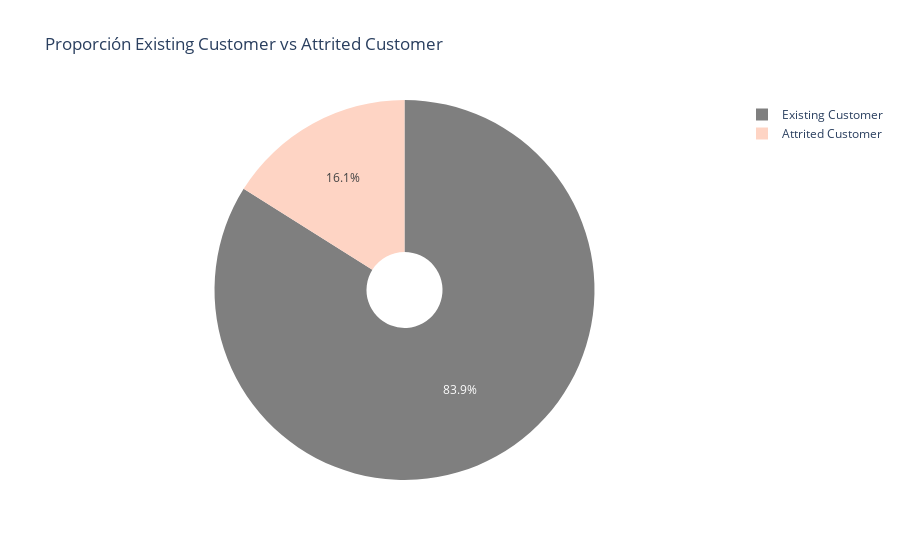
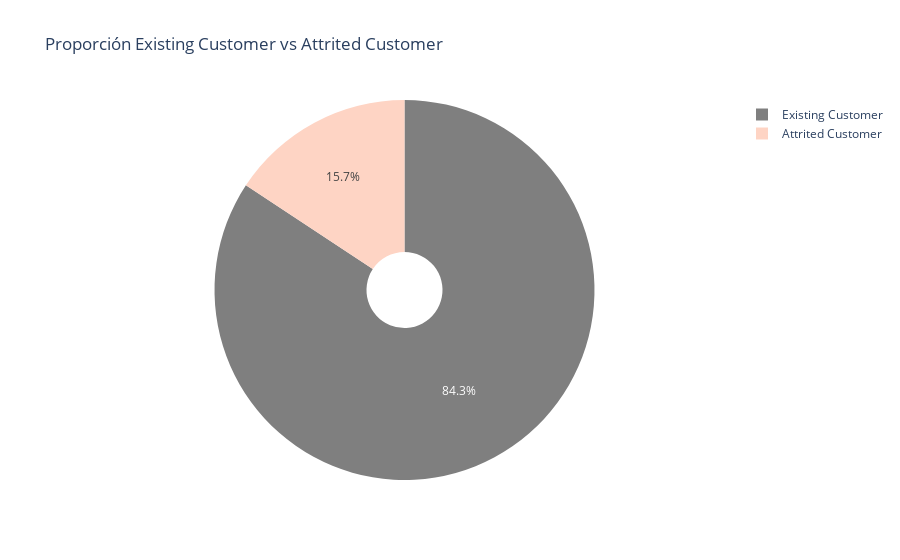

Notebook cell for these charts, in order:
### Markdown cell above
¿Qué pasa si borramos el total de datos nulos?

### Code cell
df_nonulo=df.dropna()

totales_con_nulos = df.Attrition_Flag.count()
print(f'Con nulos:\nTotales: {totales_con_nulos}')
print(f'{df.Attrition_Flag.value_counts()}\n')

fig = px.pie(df,names='Attrition_Flag',title='Proporción Existing Customer vs Attrited Customer',hole=0.2, color_discrete_sequence=['#7F7F7F','#FED4C4'])
fig.show()

totales_sin_nulos = df_nonulo.Attrition_Flag.count()
print(f'Sin nulos:\nTotales: {totales_sin_nulos}')
print(f'{df_nonulo.Attrition_Flag.value_counts()}\n')
print(f'Se pierde el {round(100*((totales_con_nulos - totales_sin_nulos) / totales_con_nulos) )} % de los datos de la variable target\n')

fig = px.pie(df_nonulo,names='Attrition_Flag',title='Proporción Existing Customer vs Attrited Customer',hole=0.2, color_discrete_sequence=['#7F7F7F','#FED4C4'])
fig.show()
#No se desbalancea tanto pero perdemos 600 datos target

### Figure 1 — Plotly figure (JSON) as saved in the notebook; plotly's stock layout.template omitted (floating-point values rounded to 4 significant figures; data arrays with more than 128 entries replaced by an {"elided": "..."} marker saying what was removed)
{"data": [{"domain": {"x": [0, 1], "y": [0, 1]}, "hole": 0.2, "hovertemplate": "Attrition_Flag=%{label}<extra></extra>", "labels": {"elided": "10127 str values"}, "legendgroup": "", "name": "", "showlegend": true, "type": "pie"}], "layout": {"autosize": true, "legend": {"tracegroupgap": 0}, "piecolorway": ["#7F7F7F", "#FED4C4"], "title": {"text": "Proporción Existing Customer vs Attrited Customer"}}}

### Figure 2 — Plotly figure (JSON) as saved in the notebook; plotly's stock layout.template omitted (floating-point values rounded to 4 significant figures; data arrays with more than 128 entries replaced by an {"elided": "..."} marker saying what was removed)
{"data": [{"domain": {"x": [0, 1], "y": [0, 1]}, "hole": 0.2, "hovertemplate": "Attrition_Flag=%{label}<extra></extra>", "labels": {"elided": "7081 str values"}, "legendgroup": "", "name": "", "showlegend": true, "type": "pie"}], "layout": {"autosize": true, "legend": {"tracegroupgap": 0}, "piecolorway": ["#7F7F7F", "#FED4C4"], "title": {"text": "Proporción Existing Customer vs Attrited Customer"}}}
